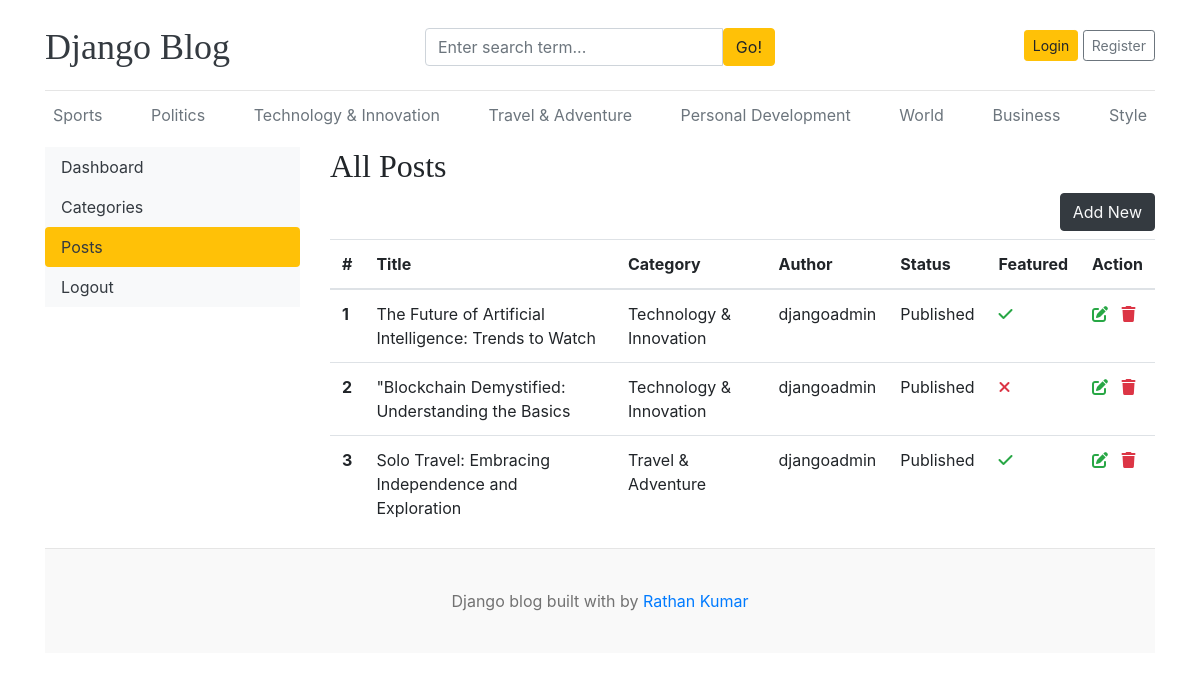
The app's page /dashboard/posts/ with its own data.
### blogs/models.py (models this page shows, shortened)
class Category(models.Model):
    category_name = models.CharField(max_length=50, unique=True)
    created_at = models.DateTimeField(auto_now_add=True)
    updated_at = models.DateTimeField(auto_now=True)
    class Meta:
        verbose_name_plural = 'categories'
    def __str__(self):
        return self.category_name

class Blog(models.Model):
    title = models.CharField(max_length=100)
    slug = models.SlugField(max_length=150 ,unique=True)
    category = models.ForeignKey(Category, on_delete=models.CASCADE)
    author = models.ForeignKey(User, on_delete=models.CASCADE)
    featured_image = models.ImageField(upload_to='uploads/%Y/%m/%d')
    short_description = models.TextField(max_length=500)
    blog_body = models.TextField(max_length=2000)
    status = models.CharField(max_length=20, choices=STATUS_CHOCICES, default="Draft")
    is_featured = models.BooleanField(default=False)
    created_at = models.DateTimeField(auto_now_add=True)
    updated_at = models.DateTimeField(auto_now=True)

### dashboards/views.py (the view)
# urls.py: path('posts/',views.posts, name='posts'),
def posts(request):
    posts = Blog.objects.all()
    context = {
        'posts':posts,
    }
    return render(request, 'dashboard/posts.html', context)

### blogs/context_processors.py (called while the page is built)
def get_categories(request):
    categories = Category.objects.all()
    return dict(categories=categories)

def get_social_links(request):
    social_links = SocialLink.objects.all()
    return dict(social_links=social_links)

### templates/dashboard/posts.html (shortened to what this page needs)
{% extends 'base.html' %}
{% block content %}
<div class="row">
    {% include 'dashboard/sidebar.html' %}
    <div class="col-md-9">
        <h2>All Posts</h2>
        <a href="{% url 'add_post' %}" class="btn btn-dark text-light float-right mb-2">Add New</a>
        <table class="table table-hover">
            <thead>
                <tr>
                    <th>#</th>
                    <th>Title</th>
                    <th>Category</th>
                    <th>Author</th>
                    <th>Status</th>
                    <th>Featured</th>
                    <th>Action</th>
                </tr>
            </thead>
            <tbody>
                {% for post in posts %}
                <tr>
                    <th>{{forloop.counter}}</th>
                    <td>{{post.title}}</td>
                    <td>{{post.category}}</td>
                    <td>{{post.author}}</td>
                    <td>{{post.status}}</td>
                    <td>{% if post.is_featured %}<i class="fas fa-check text-success"></i>{% else %}<i
                            class="fas fa-times text-danger"></i>{% endif %}</td>
                    <td>
                        <a href="{% url 'edit_post' post.id %}"><i class="fas fa-edit text-success"></i></a>
                        <a href="{% url 'delete_post' post.id %}"><i class="fas fa-trash text-danger"></i></a>
                    </td>
                </tr>
                {% endfor %}
            </tbody>
        </table>
    </div>
</div>
{% endblock %}

### templates/base.html (shortened to what this page needs)
{% load static %}
<!DOCTYPE html>
<html lang="en">
<head>
    <link href="https://getbootstrap.com/docs/4.0/dist/css/bootstrap.min.css" rel="stylesheet">
    <link href="{% static 'css/blog.css' %}" rel="stylesheet">
    <link rel="stylesheet" href="https://cdnjs.cloudflare.com/ajax/libs/font-awesome/6.5.1/css/all.min.css"
 />
</head>
<body>
    <div class="container">
        <header class="blog-header py-3">
            <div class="row flex-nowrap justify-content-between align-items-center">
                <div class="col-4 pt-1">
                    <a class="blog-header-logo text-dark" href="/">Django Blog</a>
                </div>
                <div class="col-4 pt-1">
                    <form action="{% url 'search' %}">
                        <div class="input-group">
                            <input class="form-control" type="text" name="keyword" value="{{keyword}}"
                                placeholder="Enter search term..." aria-label="Enter search term..."
                                aria-describedby="button-search" />
                            <button type="submit" class="btn btn-warning" id="button-search" type="button">Go!</button>
                        </div>
                    </form>
                </div>
                <div class="col-4 d-flex justify-content-end align-items-center">
                    {% if not user.is_authenticated %}
                    <a class="btn btn-sm btn-warning" href="{% url 'login' %}">Login</a> &nbsp;
                    <a class="btn btn-sm btn-outline-secondary" href="{% url 'register' %}">Register</a>
                    {% else %}
                    <span><a href="{% url 'dashboard' %}">Dashboard</a></span>
                    &emsp;
                    <span><a href="{% url 'logout' %}">Logout</a></span>
                    {% endif %}
                </div>
            </div>
        </header>
        <div class="nav-scroller py-1 mb-2">
            <nav class="nav d-flex justify-content-between">
                {% for category in categories %}
                <a class="p-2 text-muted"
                    href="{% url 'posts_by_category' category.id %}">{{category.category_name}}</a>
                {% endfor %}
            </nav>
        </div>
        {% block content %}
        {% endblock %}
        <footer class="blog-footer">
            <p>Django blog built with by <a href="#">Rathan Kumar</a></p>
        </footer>
</body>
</html>

### blog_main/static/css/blog.css (style rules this page uses)
.blog-header { border-bottom: 1px solid #e5e5e5; }
.blog-header-logo { font-family: "Playfair Display", Georgia, "Times New Roman", serif; font-size: 2.25rem; }
h1, h2, h3, h4, h5, h6 { font-family: "Playfair Display", Georgia, "Times New Roman", serif; }
.blog-footer { padding: 2.5rem 0; color: #727272; text-align: center; background-color: #f9f9f9; border-top: .05rem solid #e5e5e5; }
.blog-footer p:last-child { margin-bottom: 0; }

### records on screen
Category: category_name "Sports"
Category: category_name "Politics"
Category: category_name "Technology & Innovation"
Category: category_name "Travel & Adventure"
Category: category_name "Personal Development"
Category: category_name "World"
Category: category_name "Business"
Category: category_name "Style"
Blog: title "The Future of Artificial Intelligence: Trends to Watch", category "Technology & Innovation", author "djangoadmin", status "Published", is_featured True (drawn)
Blog: title "\"Blockchain Demystified: Understanding the Basics", category "Technology & Innovation", author "djangoadmin", status "Published", is_featured False (drawn)
Blog: title "Solo Travel: Embracing Independence and Exploration", category "Travel & Adventure", author "djangoadmin", status "Published", is_featured True (drawn)
